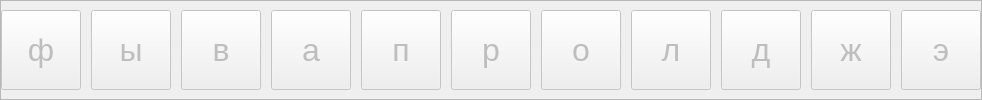
                      <widget class="QFrame" name="line_2">
                       <property name="sizePolicy">
                        <sizepolicy hsizetype="Preferred" vsizetype="Minimum">
                         <horstretch>0</horstretch>
                         <verstretch>0</verstretch>
                        </sizepolicy>
                       </property>
                       <property name="maximumSize">
                        <size>
                         <width>16777215</width>
                         <height>100</height>
                        </size>
                       </property>
                       <property name="frameShape">
                        <enum>QFrame::StyledPanel</enum>
                       </property>
                       <property name="frameShadow">
                        <enum>QFrame::Raised</enum>
                       </property>
                       <layout class="QHBoxLayout" name="horizontalLayout_11">
                        <property name="spacing">
                         <number>10</number>
                        </property>
                        <property name="leftMargin">
                         <number>0</number>
                        </property>
                        <property name="topMargin">
                         <number>5</number>
                        </property>
                        <property name="rightMargin">
                         <number>0</number>
                        </property>
                        <property name="bottomMargin">
                         <number>5</number>
                        </property>
                        <item>
                         <widget class="QPushButton" name="btn_a">
                          <property name="enabled">
                           <bool>false</bool>
                          </property>
                          <property name="minimumSize">
                           <size>
                            <width>80</width>
                            <height>80</height>
                           </size>
                          </property>
                          <property name="maximumSize">
                           <size>
                            <width>80</width>
                            <height>80</height>
                           </size>
                          </property>
                          <property name="font">
                           <font>
                            <pointsize>24</pointsize>
                           </font>
                          </property>
                          <property name="text">
                           <string>ф</string>
                          </property>
                         </widget>
                        </item>
                        <item>
                         <widget class="QPushButton" name="btn_s">
                          <property name="enabled">
                           <bool>false</bool>
                          </property>
                          <property name="minimumSize">
                           <size>
                            <width>80</width>
                            <height>80</height>
                           </size>
                          </property>
                          <property name="maximumSize">
                           <size>
                            <width>80</width>
                            <height>80</height>
                           </size>
                          </property>
                          <property name="font">
                           <font>
                            <pointsize>24</pointsize>
                           </font>
                          </property>
                          <property name="text">
                           <string>ы</string>
                          </property>
                         </widget>
                        </item>
                        <item>
                         <widget class="QPushButton" name="btn_d">
                          <property name="enabled">
                           <bool>false</bool>
                          </property>
                          <property name="minimumSize">
                           <size>
                            <width>80</width>
                            <height>80</height>
                           </size>
                          </property>
                          <property name="maximumSize">
                           <size>
                            <width>80</width>
                            <height>80</height>
                           </size>
                          </property>
                          <property name="font">
                           <font>
                            <pointsize>24</pointsize>
                           </font>
                          </property>
                          <property name="text">
                           <string>в</string>
                          </property>
                         </widget>
                        </item>
                        <item>
                         <widget class="QPushButton" name="btn_f">
                          <property name="enabled">
                           <bool>false</bool>
                          </property>
                          <property name="minimumSize">
                           <size>
                            <width>80</width>
                            <height>80</height>
                           </size>
                          </property>
                          <property name="maximumSize">
                           <size>
                            <width>80</width>
                            <height>80</height>
                           </size>
                          </property>
                          <property name="font">
                           <font>
                            <pointsize>24</pointsize>
                           </font>
                          </property>
                          <property name="text">
                           <string>а</string>
                          </property>
                         </widget>
                        </item>
                        <item>
                         <widget class="QPushButton" name="btn_g">
                          <property name="enabled">
                           <bool>false</bool>
                          </property>
                          <property name="minimumSize">
                           <size>
                            <width>80</width>
                            <height>80</height>
                           </size>
                          </property>
                          <property name="maximumSize">
                           <size>
                            <width>80</width>
                            <height>80</height>
                           </size>
                          </property>
                          <property name="font">
                           <font>
                            <pointsize>24</pointsize>
                           </font>
                          </property>
                          <property name="text">
                           <string>п</string>
                          </property>
                         </widget>
                        </item>
                        <item>
                         <widget class="QPushButton" name="btn_h">
                          <property name="enabled">
                           <bool>false</bool>
                          </property>
                          <property name="minimumSize">
                           <size>
                            <width>80</width>
                            <height>80</height>
                           </size>
                          </property>
                          <property name="maximumSize">
                           <size>
                            <width>80</width>
                            <height>80</height>
                           </size>
                          </property>
                          <property name="font">
                           <font>
                            <pointsize>24</pointsize>
                           </font>
                          </property>
                          <property name="text">
                           <string>р</string>
                          </property>
                         </widget>
                        </item>
                        <item>
                         <widget class="QPushButton" name="btn_j">
                          <property name="enabled">
                           <bool>false</bool>
                          </property>
                          <property name="minimumSize">
                           <size>
                            <width>80</width>
                            <height>80</height>
                           </size>
                          </property>
                          <property name="maximumSize">
                           <size>
                            <width>80</width>
                            <height>80</height>
                           </size>
                          </property>
                          <property name="font">
                           <font>
                            <pointsize>24</pointsize>
                           </font>
                          </property>
                          <property name="text">
                           <string>о</string>
                          </property>
                         </widget>
                        </item>
                        <item>
                         <widget class="QPushButton" name="btn_k">
                          <property name="enabled">
                           <bool>false</bool>
                          </property>
                          <property name="minimumSize">
                           <size>
                            <width>80</width>
                            <height>80</height>
                           </size>
                          </property>
                          <property name="maximumSize">
                           <size>
                            <width>80</width>
                            <height>80</height>
                           </size>
                          </property>
                          <property name="font">
                           <font>
                            <pointsize>24</pointsize>
                           </font>
                          </property>
                          <property name="text">
                           <string>л</string>
                          </property>
                         </widget>
                        </item>
                        <item>
                         <widget class="QPushButton" name="btn_l">
                          <property name="enabled">
                           <bool>false</bool>
                          </property>
                          <property name="minimumSize">
                           <size>
                            <width>80</width>
                            <height>80</height>
                           </size>
                          </property>
                          <property name="maximumSize">
                           <size>
                            <width>80</width>
                            <height>80</height>
                           </size>
                          </property>
                          <property name="font">
                           <font>
                            <pointsize>24</pointsize>
                           </font>
                          </property>
                          <property name="text">
                           <string>д</string>
                          </property>
                         </widget>
                        </item>
                        <item>
                         <widget class="QPushButton" name="btn_semicolon">
                          <property name="enabled">
                           <bool>false</bool>
                          </property>
                          <property name="minimumSize">
                           <size>
                            <width>80</width>
                            <height>80</height>
                           </size>
                          </property>
                          <property name="maximumSize">
                           <size>
                            <width>80</width>
                            <height>80</height>
                           </size>
                          </property>
                          <property name="font">
                           <font>
                            <pointsize>24</pointsize>
                           </font>
                          </property>
                          <property name="text">
                           <string>ж</string>
                          </property>
                         </widget>
                        </item>
                        <item>
                         <widget class="QPushButton" name="btn_apostrophe">
                          <property name="enabled">
                           <bool>false</bool>
                          </property>
                          <property name="minimumSize">
                           <size>
                            <width>80</width>
                            <height>80</height>
                           </size>
                          </property>
                          <property name="maximumSize">
                           <size>
                            <width>80</width>
                            <height>80</height>
                           </size>
                          </property>
                          <property name="font">
                           <font>
                            <pointsize>24</pointsize>
                           </font>
                          </property>
                          <property name="text">
                           <string>э</string>
                          </property>
                         </widget>
                        </item>
                       </layout>
                      </widget>
